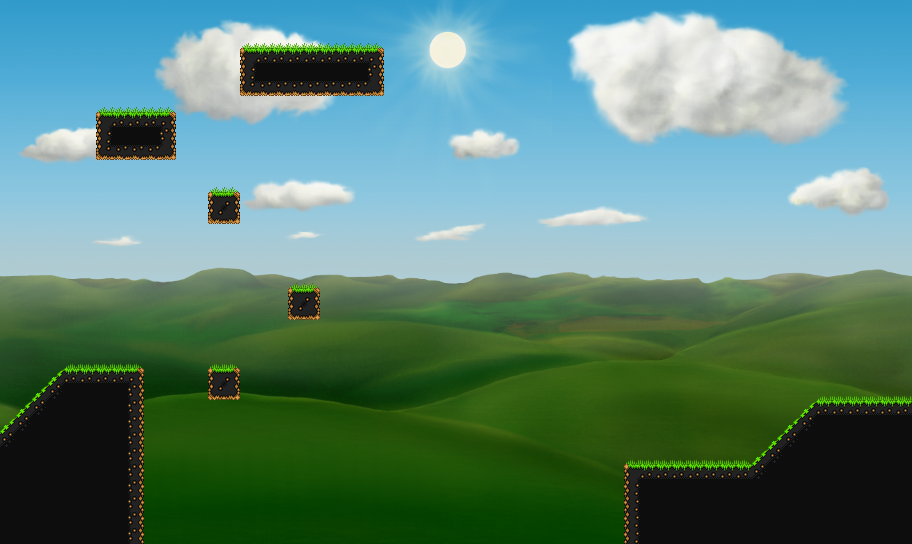

The image is a tile-based game level rendered from a .tmx file. Its description and source (layers, tilesets, objects; grid data summarised) follow:
An orthogonal 57x34 tile map with 16x16 px tiles, 2 tile layers (plataforms, grass), 1 hidden layer not drawn, 4 image layers and 3 objects (character, log, me.LevelEntity).

<map version="1.0" orientation="orthogonal" width="57" height="34" tilewidth="16" tileheight="16">
 <properties>
  <property name="baseHeight" value="20" />
  <property name="tools" value="json:[&quot;water&quot;]" />
 </properties>
 <tileset firstgid="1" name="tile" tilewidth="16" tileheight="16">
  <image source="../assets/tile.png" width="128" height="128" />
  <tile id="5">
   <properties>
    <property name="type" value="solid" />
   </properties>
  </tile>
  <tile id="6">
   <properties>
    <property name="type" value="lslope" />
   </properties>
  </tile>
  <tile id="7">
   <properties>
    <property name="type" value="rslope" />
   </properties>
  </tile>
  <tile id="14">
   <properties>
    <property name="type" value="solid" />
   </properties>
  </tile>
  <tile id="15">
   <properties>
    <property name="type" value="solid" />
   </properties>
  </tile>
 </tileset>
 <imagelayer name="sky" width="57" height="34">
  <image source="../assets/sky.png" />
 </imagelayer>
 <imagelayer name="ground" width="57" height="34">
  <image source="../assets/ground.png" />
 </imagelayer>
 <imagelayer name="clouds" width="57" height="34">
  <image source="../assets/clouds.png" />
  <properties>
   <property name="xSpeed" value="0.5" />
  </properties>
 </imagelayer>
 <imagelayer name="sun" width="57" height="34">
  <image source="../assets/sun.png" />
 </imagelayer>
 <layer name="plataforms" width="57" height="34">
  <data>[1938 cells, 271 non-empty, 11 distinct tile ids]</data>
 </layer>
 <objectgroup name="character" width="57" height="34">
  <object name="character" x="4" y="365" width="17" height="33">
   <properties>
    <property name="image" value="pjtile" />
    <property name="spriteheight" value="46" />
    <property name="spritewidth" value="32" />
   </properties>
  </object>
 </objectgroup>
 <layer name="grass" width="57" height="34" opacity="0.70">
  <data>[1938 cells, 39 non-empty, 3 distinct tile ids]</data>
 </layer>
 <objectgroup name="log" width="57" height="34">
  <object name="log" x="530" y="520" width="58" height="19">
   <properties>
    <property name="image" value="log" />
    <property name="spriteheight" value="16" />
    <property name="spritewidth" value="32" />
   </properties>
  </object>
 </objectgroup>
 <objectgroup name="me.LevelEntity" width="57" height="34">
  <properties>
   <property name="" value="" />
  </properties>
  <object name="me.LevelEntity" x="866" y="346" width="45" height="54">
   <properties>
    <property name="duration" value="250" />
    <property name="fade" value="#000" />
    <property name="to" value="level3" />
   </properties>
  </object>
 </objectgroup>
 <layer name="collision" width="57" height="34" visible="0">
  <data>[1938 cells, 85 non-empty, 2 distinct tile ids]</data>
 </layer>
</map>
